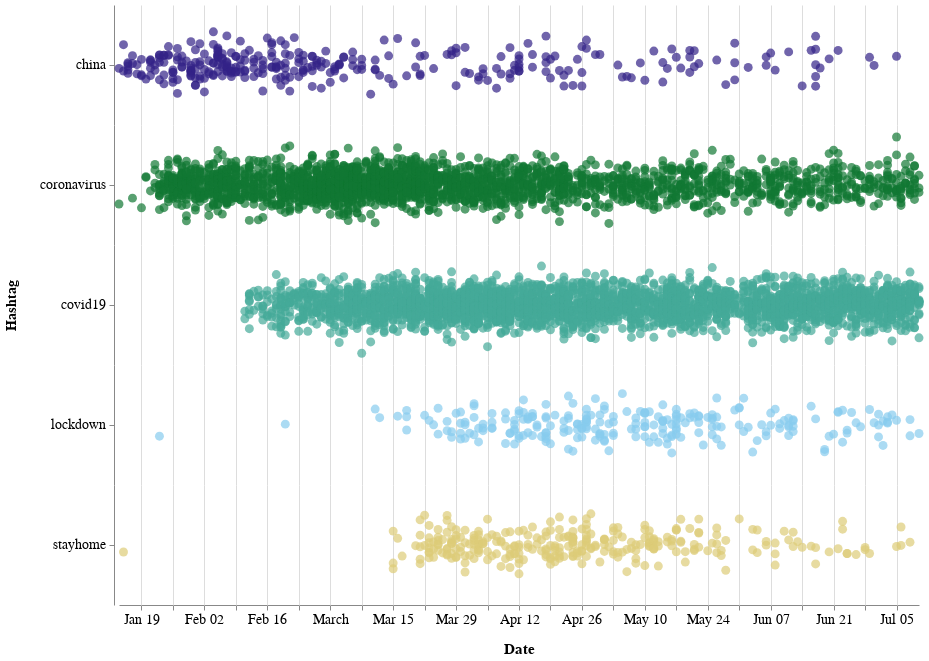

Write notebook code for a chart like this one.
### Markdown cell above
The strip plot is created:

### Code cell
#http://alanpryorjr.com/visualizations/seaborn/stripplot/stripplot/

#plt.figure(figsize=(20,15))
#ax = sns.stripplot(x="Date", y="Hashtag", data=df, jitter=0.35, orient='h', marker="D")
#plt.xlabel("Month",fontsize=20)
#plt.ylabel("Hashtag",fontsize=20)

stripplot_hashtag =  alt.Chart(df, width=800, height=120).mark_circle(size=80).encode(
    y=alt.Y(
        'jitter:Q',
        title=None,
        axis=alt.Axis(values=[0], ticks=True, grid=False, labels=False),
        scale=alt.Scale(),
    ),
    x=alt.X('Date'),
    color=alt.Color('Hashtag:N', legend=None,scale=alt.Scale(range=['#332288','#117733','#44AA99','#88CCEE','#DDCC77'])),
    row=alt.Row(
        'Hashtag:N',
        header=alt.Header(
            labelAngle=0,
            titleOrient='left',
            labelOrient='left',
            labelAlign='left',
            labelPadding=3,
            labelFontSize=14,
            titleFontSize=14
        ),
    ),
).transform_calculate(
    # Generate Gaussian jitter with a Box-Muller transform
    jitter='sqrt(-2*log(random()))*cos(2*PI*random())'
).configure_facet(
    spacing=0
).configure_view(
    stroke=None
).configure_axis(
    labelFontSize=14,
    titleFontSize=15,
    titlePadding=15
)

stripplot_hashtag

### Figure 1 — Vega-Lite specification as saved in the notebook (floating-point values rounded to 4 significant figures; data arrays with more than 128 entries replaced by an {"elided": "..."} marker saying what was removed)
{"config": {"view": {"continuousWidth": 400, "continuousHeight": 300, "stroke": null}, "axis": {"labelFontSize": 14, "titleFontSize": 15, "titlePadding": 15}, "facet": {"spacing": 0}}, "data": {"name": "data-a0edf9c8459193fe987d6885c5bca644"}, "mark": {"type": "circle", "size": 80}, "encoding": {"color": {"type": "nominal", "field": "Hashtag", "legend": null, "scale": {"range": ["#332288", "#117733", "#44AA99", "#88CCEE", "#DDCC77"]}}, "row": {"type": "nominal", "field": "Hashtag", "header": {"labelAlign": "left", "labelAngle": 0, "labelFontSize": 14, "labelOrient": "left", "labelPadding": 3, "titleFontSize": 14, "titleOrient": "left"}}, "x": {"type": "temporal", "field": "Date"}, "y": {"type": "quantitative", "axis": {"grid": false, "labels": false, "ticks": true, "values": [0]}, "field": "jitter", "scale": {}, "title": null}}, "height": 120, "transform": [{"calculate": "sqrt(-2*log(random()))*cos(2*PI*random())", "as": "jitter"}], "width": 800, "$schema": "https://vega.github.io/schema/vega-lite/v4.8.1.json", "datasets": {"data-a0edf9c8459193fe987d6885c5bca644": {"elided": "6402 records"}}}
